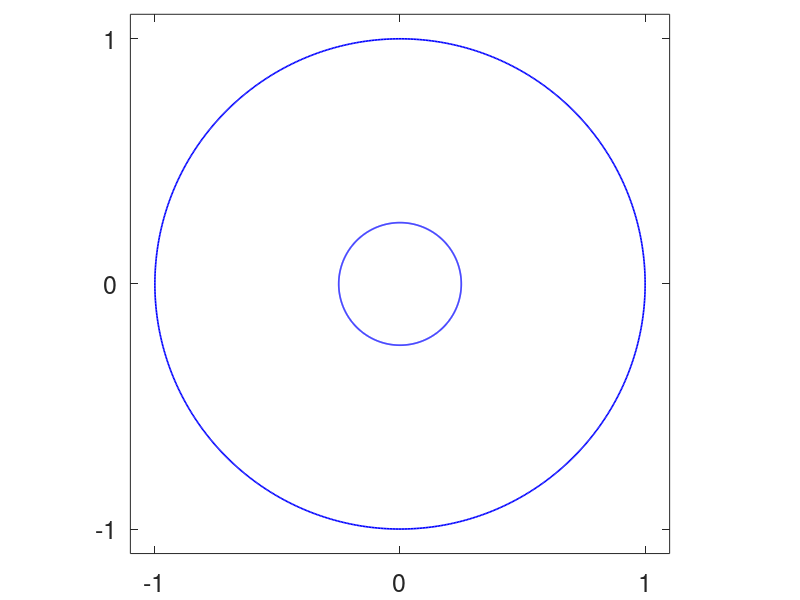

The MATLAB script that drew this image:
clear
%%
% In this example, the function 
% cap = capgc (et,etp,alphav,deltav,m,ell,mp,alpha)
% is used to compute the capacity of the generalized condenser (B,E,delta)
% where
% 1)  B=C (the complex plane) and hence ell=0
% 2)  E=E1 U E2 where E1 is the interior of the circle |z|=1 and E2 is the
% interior of the circle |z-a|=r.
% 3)  delta=[0 1];
% 4)  For this case, E is bounded and m'=m=2, G is unbounded
% 
% The exact capacity for this case is known and given by
%  cap = 2/(1+sqrt(1-4*r/((1+a-r)*(a+r-1))))-1;
%
%
n        =   2^10;
t        =  (0:2*pi/n:2*pi-2*pi/n).';
%
%
q        =   0.25;
alphav   = [ 0 ];
deltav   = [ 1  ; 0];
m        =   2; 
mp       =   m-1; 
ell      =   0;
alpha    =  (q+1)/2;
%
%
k=1; % parametrization of \Gamma_1, the inner boundary
et (1+(k-1)*n:k*n,1) =    q.*exp(-i.*t);
etp(1+(k-1)*n:k*n,1) = -q*i.*exp(-i.*t);
k=m; % parametrization of \Gamma_m, the outer boundary
et (1+(k-1)*n:k*n,1) =     exp(i.*t);
etp(1+(k-1)*n:k*n,1) =  i.*exp(i.*t);
%
%
%
figure;
hold on
for k=1:m
    crv    =  et((k-1)*n+1:k*n,1); crv(n+1)  =  crv(1);
    plot(real(crv),imag(crv),'b','LineWidth',1.2)
end
% plot(real(alpha),imag(alpha),'ok','MarkerfaceColor','k')
axis equal
axis([-1.1  1.1 -1.1  1.1])
% axis off
box on
ax=gca;
set(gca,'XTick',[-4:4],'FontSize',18);
set(gca,'YTick',[-4:4]);
set(gca,'LooseInset',get(gca,'TightInset'))
%
% 